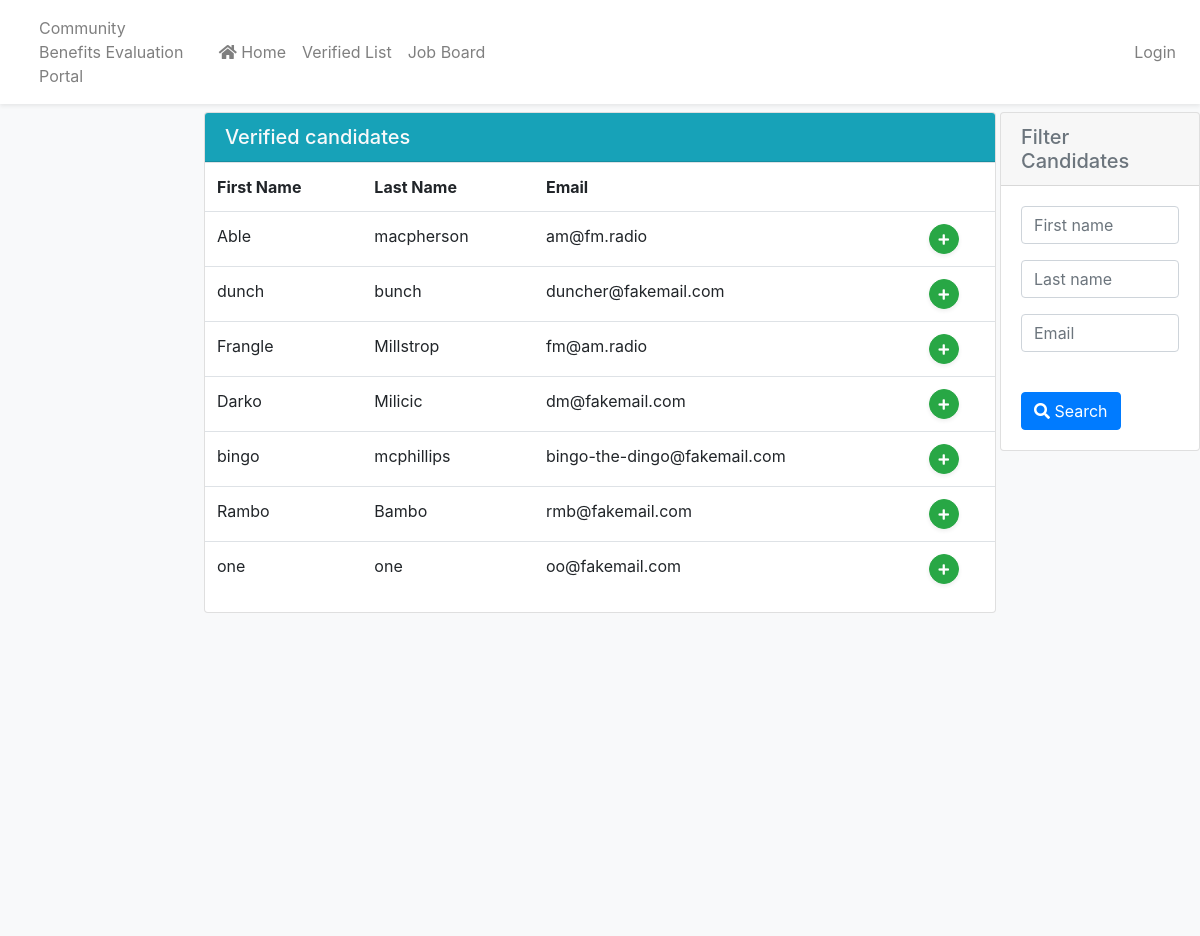
Screenshot of /cbtrack/verified-list/ with the database file from the repository.
### cbtrack/models.py (models this page shows, shortened)
class ServiceDetail(models.Model):
    candidate = models.ForeignKey(Candidate, on_delete=models.CASCADE)
    service_provider = models.ForeignKey(
        User,
        on_delete=models.SET_NULL,
        null=True,
        blank=True
    )
    job_board = models.BooleanField()
    verified_list = models.BooleanField()
    """
    Job board material will be presented to employers without any identifying information about the candidate being
    shared. The intention here is to have a place where employers can seek out community benefits eligible candidates,
    flag their interest in contacting them to the relevant service provider, and have them arrange next steps
    """
    post_title = models.CharField(
        max_length=140, blank=True, null=True,
        default='A Snappy Post Title'
    )
    about_me = models.TextField(
        max_length=280, blank=True, null=True,
        default='I don\'t want to brag, but I\'m the best!'
    )
    how_help = models.TextField(
        max_length=280, blank=True, null=True,
        default='Here\'s what I\'m going to do for you'
    )
    top_trade = models.ManyToManyField(
        'TopTrade',
        blank=True
    )
    class Meta:
        permissions = (('service_detail_admin', 'Create, Update, and Delete service details'), )

class Candidate(models.Model):
    first_name = models.CharField(max_length=100, help_text='First name')
    last_name = models.CharField(max_length=100, help_text='Last name')
    email = models.EmailField(help_text='Email')
    phone = models.CharField(max_length=15, blank=True)
    TRADE_STATUS_CHOICES = {
        ('a', 'Apprentice'),
        ('j', 'Journeyperson'),
        ('o', 'Non-trades'),
    }
    trade_status = models.CharField(
        max_length=100,
        default='a',
        choices=TRADE_STATUS_CHOICES,
        help_text='Trade status'
    )
    date_added = models.DateTimeField('date registered in the tracker', auto_now_add=True)
    created_by = models.ForeignKey(User, on_delete=models.SET_NULL, null=True, blank=True)
    date_of_birth = models.DateField()
    racialized = models.BooleanField()
    indigenous = models.BooleanField()
    female = models.BooleanField()
    veteran = models.BooleanField()

### cbtrack/views.py (the view)
# urls.py: path('verified-list/', views.verified_list_filter, name ='verified-list'),
def verified_list_filter(request):
    candidate_list = ServiceDetail.objects.filter(verified_list=True)
    candidate_filter = ServiceDetailFilter(
        request.GET,
        queryset=candidate_list
    )
    return render(
            request,
            'cbtrack/verified_list_filter.html',
            {'filter': candidate_filter}
        )

### cbtrack/templates/cbtrack/verified_list_filter.html (shortened to what this page needs)
{% extends "cbtrack/base_generic.html" %}
{% block main %}
<div class="card">
    <h5 class="card-header bg-info text-light">Verified candidates</h5>
    <table class="table">
    	<tr>
    		<th>First Name</th>
    		<th>Last Name</th>
    		<th>Email</th>
            <th></th>
    	</tr>
    	{% for service_detail in filter.qs %}
        <tr>
    		<td>{{ service_detail.candidate.first_name }}</td>
			<td>{{ service_detail.candidate.last_name }}</td>
			<td>{{ service_detail.candidate.email }}</td>
            <td><a href="{% url 'cbtrack:employment-detail_create' service_detail.candidate.pk %}" class="btn btn-success text-light btn-circle shadow-sm m-0" value=''><i class="fas fa-plus text-white"></i></a></td>
        </tr>
    	{% endfor %}
    </table>
</div>
{% endblock main %}
{% load crispy_forms_tags %}
{% load widget_tweaks %}
{% block sidebar %}
    <div class="card">
        <h5 class="card-header text-secondary">Filter Candidates</h5>
        <div class="card-body">
        <form method="get">
            <div class="form-group">
                {% render_field filter.form.candidate__first_name class="form-control" placeholder="First name"%}
            </div>
            <div class="form-group">
                {% render_field filter.form.candidate__last_name class="form-control" placeholder="Last name" %}
            </div>
            <div class="form-group">
                {% render_field filter.form.candidate__email class="form-control" placeholder="Email"%}
            </div>
            <br>
            <button type="submit" class="btn btn-primary">
                <i class="fas fa-search"></i> Search
            </button>
        </form>
        </div>
    </div>
{% endblock sidebar %}

### cbtrack/templates/cbtrack/base_generic.html (shortened to what this page needs)
<!DOCTYPE html>
<html lang="en" class="p-0">
<head>
    <link rel="stylesheet" href="https://stackpath.bootstrapcdn.com/bootstrap/4.1.3/css/bootstrap.min.css"
>
    <link rel="stylesheet" href="https://use.fontawesome.com/releases/v5.5.0/css/all.css">
    {% load static %}
    <link rel="stylesheet" href="{% static 'cbtrack/css/styles.css' %}">
</head>
<body class="mb-0 p-0 bg-light">
    {% block topnav %}
    <nav class="navbar navbar-expand-md navbar-light bg-white shadow-sm mb-0">
        <div class="navbar-collapse collapse w-100 order-1 order-md-0 dual-collapse2">
            <div class="col-md-4">
            <ul class="navbar-nav mr-auto">
                <li class="nav-item">
                <a class="nav-link" href="{% url 'cbtrack:index' %}">
                    {% block pagetitle %}
                        Community Benefits Evaluation Portal
                    {% endblock %}
                </a>
                </li>
            </ul>
            </div>
            <ul class="navbar-nav mr-auto">
                <li class="nav-item">
                    <a class="nav-link" href="{% url 'cbtrack:index' %}">
                    <i class="fa fa-home"></i>
                    Home
                    </a>
                </li>
                <li class="nav-item">
                    <a class="nav-link" href="{% url 'cbtrack:verified-list' %}">   Verified List
                </a>
                </li>
                <li class="nav-item">
                    <a class="nav-link" href="{% url 'cbtrack:job-board' %}">
                    Job Board
                </a>
                </li>
            </ul>
        </div>
    <div class="navbar-collapse collapse w-100 order-3 dual-collapse2">
        <ul class="navbar-nav ml-auto">
                <li class="nav-item">
                {% if user.is_authenticated %}
                    <a class="nav-link text-muted" href="#">
                        <i class="fas fa-user"></i>
                        {{ user.get_username }}
                    </a>
                </li>
                <li class="nav-item">
                    <a class="nav-link text-muted" href="{% url 'logout' %}?next={{ request.path }}"> | Logout</a>
                {% else %}
                    <a href="{% url 'login' %}?next={{ request.path }}" class="nav-link float-right">Login</a>
                {% endif %}
                </li>
        </ul>
    </div>
    </nav>
    {% endblock %}
    <main role="main" class="container-fluid bg-light pt-1 fill" style="min-height: 100%">
    <div class="row fill bg-light" style="min-height: 100vh; height: 100%">
        <div class="col-md-2">
        </div>
        <div class="col-md-8 p-1">
            {% block main %}
            {% endblock %}
        </div>
        <aside class="col-md-2 p-0 pt-1">
            {% block sidebar %}
            {% endblock %}
        </aside>
    </div>
    </main>
</body>
</html>

### static/cbtrack/css/styles.css (style rules this page uses)
html { position: relative; min-height: 100%; height: 100%; }
body { height: 100%; margin-bottom: 60px; }
.btn-circle { width: 30px; height: 30px; text-align: center; padding: 6px 0; font-size: 12px; line-height: 1.428571429; border-radius: 15px; }
html, body { height: 100%; }

### rows the page displays
ServiceDetail: candidate.first_name "Able", candidate.last_name "macpherson", candidate.email "am@fm.radio"
ServiceDetail: candidate.first_name "dunch", candidate.last_name "bunch", candidate.email "duncher@fakemail.com"
ServiceDetail: candidate.first_name "Frangle", candidate.last_name "Millstrop", candidate.email "fm@am.radio"
ServiceDetail: candidate.first_name "Darko", candidate.last_name "Milicic", candidate.email "dm@fakemail.com"
ServiceDetail: candidate.first_name "bingo", candidate.last_name "mcphillips", candidate.email "bingo-the-dingo@fakemail.com"
ServiceDetail: candidate.first_name "Rambo", candidate.last_name "Bambo", candidate.email "rmb@fakemail.com"
ServiceDetail: candidate.first_name "one", candidate.last_name "one", candidate.email "oo@fakemail.com"
